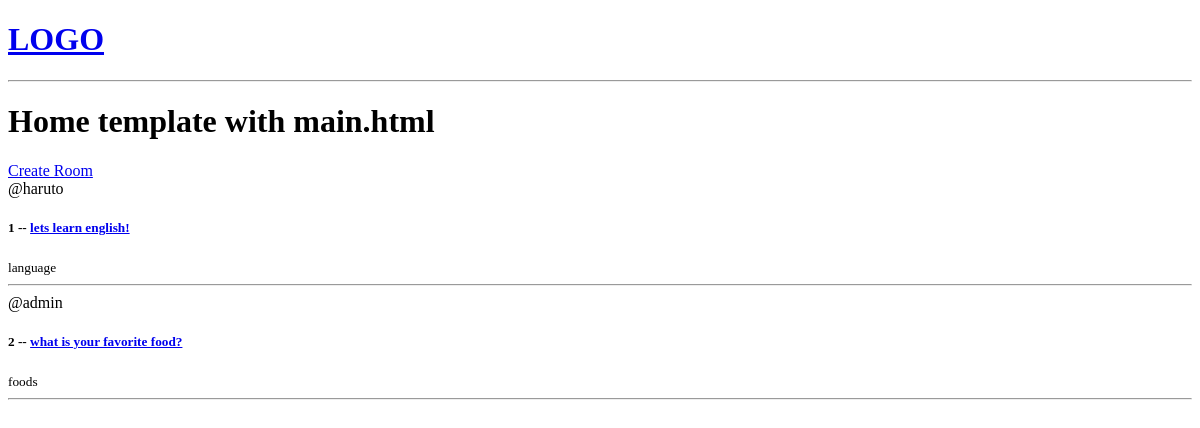
Before: / with the older database file.
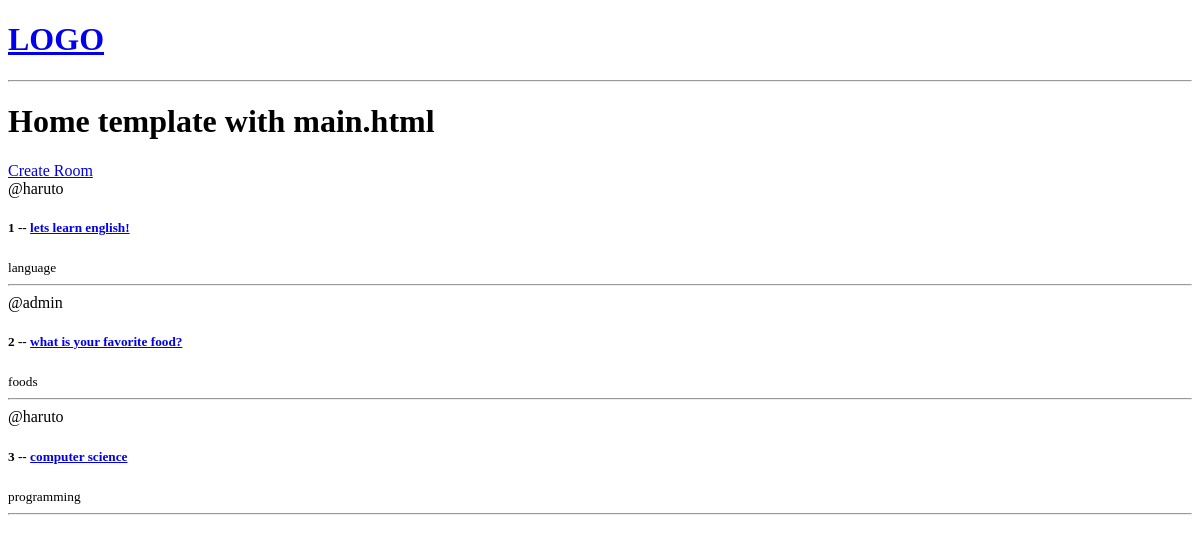
After: the same page with the newer database file.
### base/models.py (models this page shows, shortened)
class Room(models.Model):
    host = models.ForeignKey(User, on_delete=models.SET_NULL, null=True)
    topic = models.ForeignKey(Topic, on_delete=models.SET_NULL, null=True)
    name = models.CharField(max_length=100)
    description = models.TextField(null=True, blank=True)
    updated = models.DateTimeField(auto_now=True)
    created = models.DateTimeField(auto_now_add=True)

class Topic(models.Model):
    name = models.CharField(max_length=100)

### base/views.py (the view)
# urls.py: path('', views.home, name='home'),
def home(request):
    rooms = Room.objects.all()
    context = {'rooms': rooms}
    return render(request, 'base/home.html', context)

### base/templates/base/home.html
{% extends 'main.html' %}
{% block content %}
    <h1>Home template with main.html</h1>
    <div>
        <a href="{% url 'create-room' %}">Create Room</a>
        <div>
            {% for room in rooms %}
                <div>
                    <span>@{{room.host.username}}</span>
                    <h5>{{room.id}} -- <a href="{% url 'room' room.id %}">{{room.name}}</a></h5>
                    <small>{{room.topic.name}}</small>
                    <hr>
                </div>
            {% endfor %}
        </div>
    </div>
{% endblock content %}

Changed rows visible on the page:
added Room: host.username "haruto", id "3", name "computer science", topic.name "programming"
